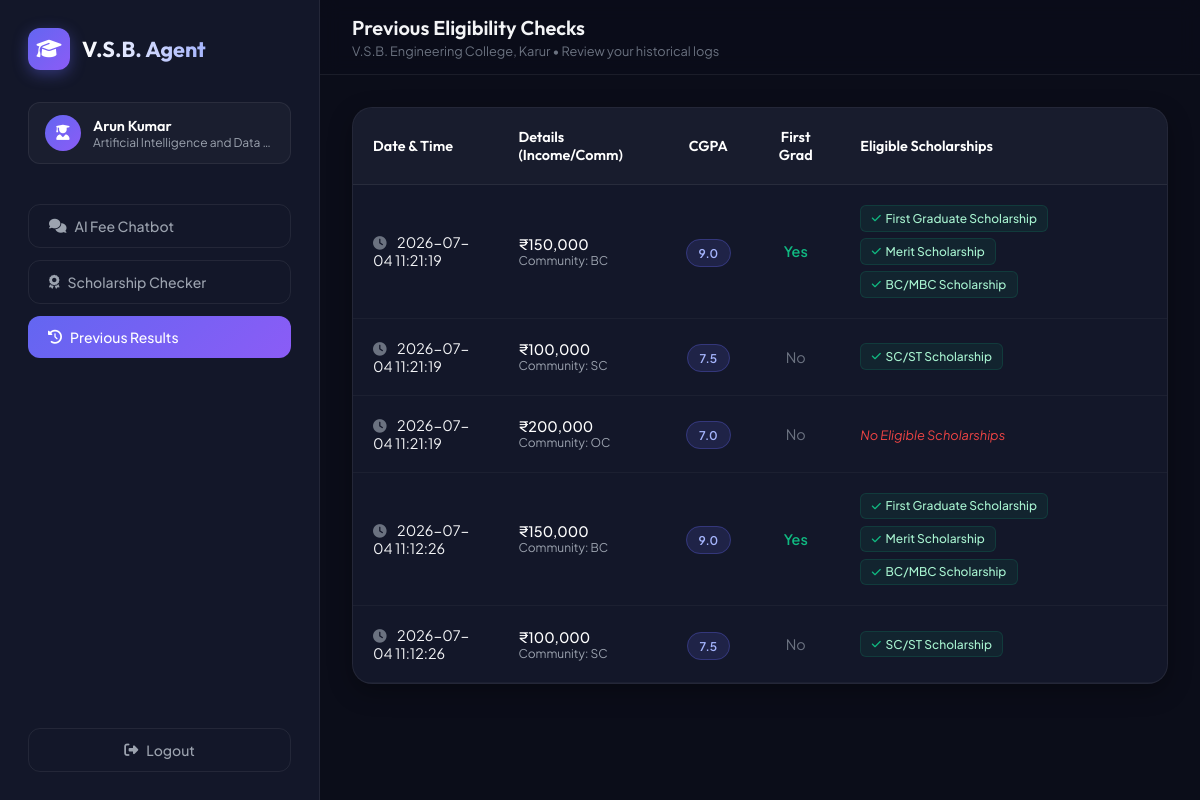
Screenshot of /previous-scholarships (signed in) with the database file from the repository.
### tables this page shows
CREATE TABLE scholarship_results (
            id INTEGER PRIMARY KEY AUTOINCREMENT,
            student_id TEXT NOT NULL,
            name TEXT NOT NULL,
            department TEXT NOT NULL,
            year TEXT NOT NULL,
            semester TEXT NOT NULL,
            family_income REAL NOT NULL,
            community TEXT NOT NULL,
            first_graduate TEXT NOT NULL,
            cgpa REAL NOT NULL,
            eligible_scholarships TEXT NOT NULL,
            timestamp DATETIME DEFAULT CURRENT_TIMESTAMP,
            FOREIGN KEY(student_id) REFERENCES students(student_id)
        );

### app.py (the view)
@app.route('/previous-scholarships')
def previous_scholarships():
    if 'student_id' not in session:
        return redirect(url_for('login'))
    conn = get_db_connection()
    cursor = conn.cursor()
    cursor.execute('''
        SELECT * FROM scholarship_results
        WHERE student_id = ?
        ORDER BY timestamp DESC
    ''', (session['student_id'],))
    results = cursor.fetchall()
    conn.close()
    return render_template('previous_scholarships.html',
                           student_name=session.get('name'),
                           student_dept=session.get('department'),
                           results=results)

### app.py (called while the page is built)
def get_db_connection():
    conn = sqlite3.connect(DATABASE)
    conn.row_factory = sqlite3.Row
    return conn

### templates/previous_scholarships.html (shortened to what this page needs)
<!DOCTYPE html>
<html lang="en">
<head>
    <link rel="stylesheet" href="https://cdnjs.cloudflare.com/ajax/libs/font-awesome/6.4.0/css/all.min.css">
    <link rel="stylesheet" href="{{ url_for('static', filename='style.css') }}">
</head>
<body>
    <div class="app-container">
        <aside class="sidebar">
            <div class="brand">
                <div class="brand-icon">
                    <i class="fa-solid fa-graduation-cap"></i>
                </div>
                <h2>V.S.B. Agent</h2>
            </div>
            <div class="student-profile">
                <div class="profile-avatar">
                    <i class="fa-solid fa-user-graduate"></i>
                </div>
                <div class="profile-info">
                    <h3 class="student-name">{{ student_name }}</h3>
                    <p class="student-dept">{{ student_dept }}</p>
                </div>
            </div>
            <div class="nav-menu" style="display: flex; flex-direction: column; gap: 0.75rem; margin-top: 1rem; flex-grow: 1;">
                <a href="{{ url_for('index') }}" class="secondary-btn" style="text-decoration: none; justify-content: flex-start; padding-left: 1.25rem;">
                    <i class="fa-solid fa-comments"></i> AI Fee Chatbot
                </a>
                <a href="{{ url_for('scholarship_checker') }}" class="secondary-btn" style="text-decoration: none; justify-content: flex-start; padding-left: 1.25rem;">
                    <i class="fa-solid fa-award"></i> Scholarship Checker
                </a>
                <a href="{{ url_for('previous_scholarships') }}" class="secondary-btn active-nav" style="text-decoration: none; justify-content: flex-start; padding-left: 1.25rem; background: var(--accent-gradient); color: white; border: none;">
                    <i class="fa-solid fa-clock-rotate-left"></i> Previous Results
                </a>
            </div>
            <div class="sidebar-footer">
                <a href="{{ url_for('logout') }}" class="secondary-btn logout-btn" style="text-decoration: none;">
                    <i class="fa-solid fa-right-from-bracket"></i> Logout
                </a>
            </div>
        </aside>
        <main class="chat-area">
            <header class="chat-header">
                <div class="header-left">
                    <div>
                        <h1>Previous Eligibility Checks</h1>
                        <p class="subtitle">V.S.B. Engineering College, Karur • Review your historical logs</p>
                    </div>
                </div>
            </header>
            <div class="chat-messages" style="display: flex; flex-direction: column; gap: 1.5rem; overflow-y: auto; padding: 2rem;">
                <div style="width: 100%; max-width: 1000px; margin: 0 auto;">
                    {% if results %}
                        <div class="history-table-container animate-fade-in" style="background-color: var(--bg-secondary); border: 1px solid var(--border-color); border-radius: 20px; overflow-x: auto; box-shadow: var(--shadow-md);">
                            <table style="width: 100%; border-collapse: collapse; min-width: 800px; text-align: left; font-size: 0.9rem;">
                                <thead>
                                    <tr style="background-color: rgba(255,255,255,0.02); border-bottom: 1px solid var(--border-color);">
                                        <th style="padding: 1.25rem; color: white; font-weight: 600;">Date & Time</th>
                                        <th style="padding: 1.25rem; color: white; font-weight: 600;">Details (Income/Comm)</th>
                                        <th style="padding: 1.25rem; color: white; font-weight: 600; text-align: center;">CGPA</th>
                                        <th style="padding: 1.25rem; color: white; font-weight: 600; text-align: center;">First Grad</th>
                                        <th style="padding: 1.25rem; color: white; font-weight: 600;">Eligible Scholarships</th>
                                    </tr>
                                </thead>
                                <tbody>
                                    {% for row in results %}
                                        <tr style="border-bottom: 1px solid rgba(255,255,255,0.04); transition: var(--transition-smooth);" class="history-row">
                                            <td style="padding: 1.25rem; color: var(--text-primary);">
                                                <i class="fa-solid fa-clock" style="color: var(--text-muted); margin-right: 0.5rem; font-size: 0.85rem;"></i>
                                                {{ row.timestamp }}
                                            </td>
                                            <td style="padding: 1.25rem;">
                                                <span style="display: block; color: white; font-weight: 500;">₹{{ "{:,.0f}".format(row.family_income) }}</span>
                                                <span style="display: block; font-size: 0.75rem; color: var(--text-secondary);">Community: {{ row.community }}</span>
                                            </td>
                                            <td style="padding: 1.25rem; text-align: center;">
                                                <span class="badge" style="background: rgba(99, 102, 241, 0.15); border-color: rgba(99, 102, 241, 0.3); font-weight: 600;">{{ row.cgpa }}</span>
                                            </td>
                                            <td style="padding: 1.25rem; text-align: center; color: var(--text-primary);">
                                                {% if row.first_graduate == 'Yes' %}
                                                    <span style="color: var(--success); font-weight: 600;">Yes</span>
                                                {% else %}
                                                    <span style="color: var(--text-muted);">No</span>
                                                {% endif %}
                                            </td>
                                            <td style="padding: 1.25rem;">
                                                {% if row.eligible_scholarships %}
                                                    <div style="display: flex; flex-wrap: wrap; gap: 0.4rem;">
                                                        {% for schol in row.eligible_scholarships.split(', ') %}
                                                            <span style="background: rgba(16, 185, 129, 0.08); border: 1px solid rgba(16, 185, 129, 0.15); color: #a7f3d0; font-size: 0.75rem; padding: 0.3rem 0.65rem; border-radius: 6px; font-weight: 500; display: inline-flex; align-items: center; gap: 0.3rem;">
                                                                <i class="fa-solid fa-check" style="font-size: 0.65rem; color: var(--success);"></i> {{ schol }}
                                                            </span>
                                                        {% endfor %}
                                                    </div>
                                                {% else %}
                                                    <span style="color: var(--danger); font-size: 0.8rem; font-style: italic;">No Eligible Scholarships</span>
                                                {% endif %}
                                            </td>
                                        </tr>
                                    {% endfor %}
                                </tbody>
                            </table>
                        </div>
                    {% endif %}
                </div>
            </div>
        </main>
    </div>
</body>
</html>

### rows the page displays
scholarship_results: timestamp "2026-07-04 11:21:19", family_income "150,000", community "BC", cgpa "9.0", first_graduate "Yes", schol "First Graduate Scholarship" "Merit Scholarship" "BC/MBC Scholarship"
scholarship_results: timestamp "2026-07-04 11:21:19", family_income "100,000", community "SC", cgpa "7.5", first_graduate "No", eligible_scholarships "SC/ST Scholarship"
scholarship_results: timestamp "2026-07-04 11:21:19", family_income "200,000", community "OC", cgpa "7.0", first_graduate "No", eligible_scholarships "No Eligible Scholarships"
scholarship_results: timestamp "2026-07-04 11:12:26", family_income "150,000", community "BC", cgpa "9.0", first_graduate "Yes", schol "First Graduate Scholarship" "Merit Scholarship" "BC/MBC Scholarship"
scholarship_results: timestamp "2026-07-04 11:12:26", family_income "100,000", community "SC", cgpa "7.5", first_graduate "No", eligible_scholarships "SC/ST Scholarship"

### other values shown
{{ student_name }} "Arun Kumar"
{{ student_dept }} "Artificial Intelligence and Data…"
